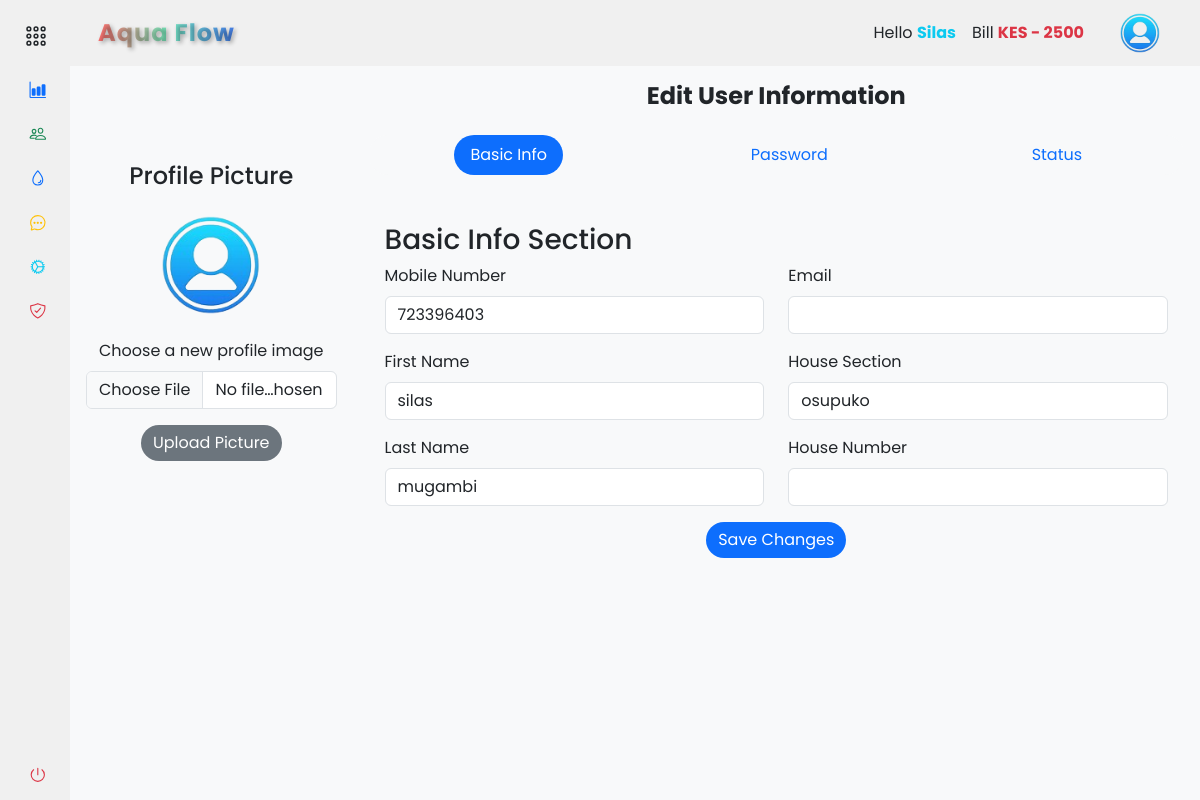
Page /accounts/people/edit_user/1 (signed in) on the earlier database version.
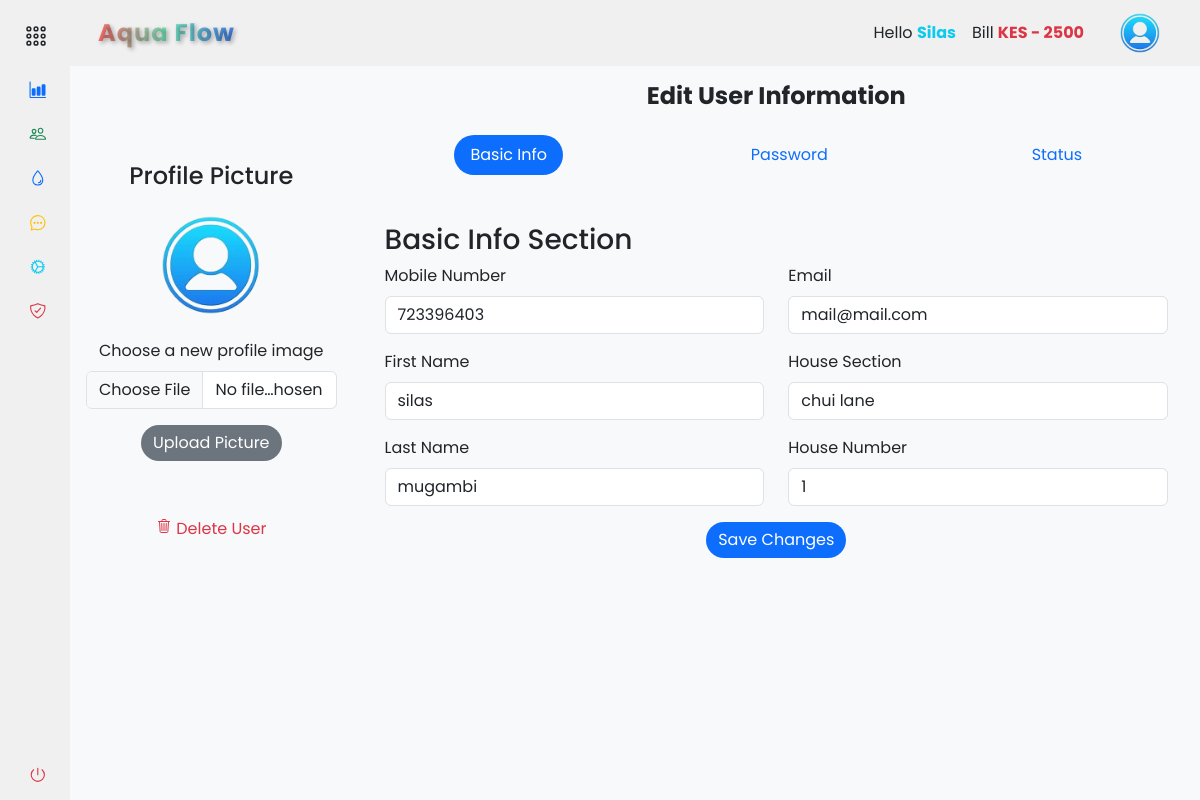
Same page on the later database version.
### app/backend/models/user.py (models this page shows, shortened)
class User(db.Model, UserMixin):
    id = db.Column(db.Integer, primary_key=True)
    mobile_number = db.Column(db.String(20), unique=True, nullable=False)
    password_hash = db.Column(db.String(128), nullable=False)
    first_name = db.Column(db.String(50))
    last_name = db.Column(db.String(50))
    email = db.Column(db.String(120))
    house_section = db.Column(db.String(50))
    house_number = db.Column(db.String(20))
    profile_image = db.Column(db.String(255))
    is_active = db.Column(db.Boolean, default=True)
    is_admin = db.Column(db.Boolean, default=False)
    meter_readings = db.relationship('MeterReading', backref='user', lazy=True)
    payments = db.relationship('Payment', backref='user', lazy=True)

### app/backend/accounts/people/routes.py (the view, shortened to what this page needs)
@people_bp.route('/edit_user/<int:user_id>', methods=['GET', 'POST'])
@login_required
def edit_user(user_id):
    if current_user.is_authenticated:
        user = User.query.get_or_404(user_id)
        form = EditUserForm(request.form, obj=user)
        form.populate_house_sections()
        return render_template('accounts/edit_people.html', user=user, form=form, hide_footer=True)
    else:
        return redirect(url_for('auth.login'))

### app/backend/accounts/accounts_context.py (called while the page is built)
def accounts_context():
    company = Settings.query.first()
    company_name = company.company_name if company else 'ApoGen'
    bill = int('2500')
    return {'company_name': company_name, 'bill': bill}

def inject_now():
    return {'now': datetime.utcnow() + timedelta(hours=3)}

### app/backend/accounts/people/forms.py (called while the page is built)
    def populate_house_sections(self):
        settings = Settings.query.first()
        if settings and settings.house_sections:
            current_house_section = self.house_section.data
            self.house_section.choices = [(section, section) for section in settings.house_sections.split(',')]
            self.house_section.data = current_house_section

### app/assets/templates/accounts/edit_people.html (shortened to what the changed rows need)
{% extends "base.html" %} {% block content %}
<div class="container-fluid">
  <div class="row">
    <div class="col-md-3 mt-5 px-3">
      <div class="text-center mt-5 position-relative">
        {% if current_user.is_admin %}
        <ul class="nav nav-pills justify-content-center border-0">
          <li class="nav-item">
            <button
              class="nav-link rounded-pill text-danger"
              data-bs-toggle="modal"
              data-bs-target="#deleteUserModal"
            >
              <ion-icon name="trash-outline"></ion-icon>
              Delete User
            </button>
          </li>
        </ul>
        {% endif %}
      </div>
    </div>
    <div class="col-md-9 mt-3 px-3">
      <form
        method="POST"
        action="{{ url_for('accounts.people.edit_user', user_id=user.id) }}"
      >
        <div class="tab-content" id="editUserTabsContent">
          <div
            class="px-3 tab-pane fade show active"
            id="basicInfo"
            role="tabpanel"
            aria-labelledby="basicInfo-tab"
          >
            <div class="row">
              <div class="col-md-6">
                <div class="mb-3">
                  {{ form.mobile_number.label(class="form-label") }} {{
                  form.mobile_number(class="form-control", required=true) }}
                </div>
                <div class="mb-3">
                  {{ form.first_name.label(class="form-label") }} {{
                  form.first_name(class="form-control") }}
                </div>
                <div class="mb-3">
                  {{ form.last_name.label(class="form-label") }} {{
                  form.last_name(class="form-control") }}
                </div>
              </div>
              <div class="col-md-6">
                <div class="mb-3">
                  {{ form.email.label(class="form-label") }} {{
                  form.email(class="form-control") }}
                </div>
                <div class="mb-3">
                  {{ form.house_section.label(class="form-label") }} {{
                  form.house_section(class="form-control") }}
                </div>
                <div class="mb-3">
                  {{ form.house_number.label(class="form-label") }} {{
                  form.house_number(class="form-control") }}
                </div>
              </div>
            </div>
          </div>
        </div>
      </form>
    </div>
  </div>
</div>
{% endblock %}

### app/assets/templates/components/navbar.html (shortened to what this page needs)
{% if not hide_navbar %}
<header
  id="navbar"
  class="navbar navbar-expand-lg sticky-sm-top {% if not current_user.is_authenticated %}bg-dark{% endif %}"
>
  <div class="container-fluid">
    <a
      class="navbar-brand text-center d-flex align-items-center fw-bold ms-3 {% if not current_user.is_authenticated %}text-light{% else %}gradient-text{% endif %}"
      href="#"
    >
      {{ company_name.title() }}
    </a>
    <div class="collapse navbar-collapse" id="navbarToggler">
      <div class="d-flex align-items-center ms-auto">
         {% if current_user.is_authenticated %}
        <ul class="navbar-nav me-3">
          <li class="nav-item">
            <a class="nav-link text-dark">
              Hello
              <span class="text-info fw-bold"
                >{{ current_user.first_name.title() }}</span
              >
            </a>
          </li>
          <li class="nav-item">
            <a class="nav-link text-dark">
              Bill
              <span
                class="fw-bold {% if bill > 0 %}text-danger{% else %}text-success{% endif %}"
                >KES {% if bill > 0 %}-{% endif %} {{ bill }}</span
              >
            </a>
          </li>
        </ul>
        <div class="btn-group">
          <button
            type="button"
            class="btn navbar-brand rounded-circle border-0"
            data-bs-toggle="dropdown"
            aria-expanded="false"
          >
            <img
              src="{{ url_for('static', filename='images/user.png') }}"
              alt="logo image"
              height="40px"
              width="40px"
            />
          </button>
        </div>
        {% endif %}
      </div>
    </div>
  </div>
</header>
{% endif %}

Differences in the rows shown:
changed User "Silas": is_admin False → True (drawn); email (not shown) → "mail@mail.com"; house_section "osupuko" → "chui lane"; house_number (not shown) → "1"
Other differences:
text now shown: "Delete User"
